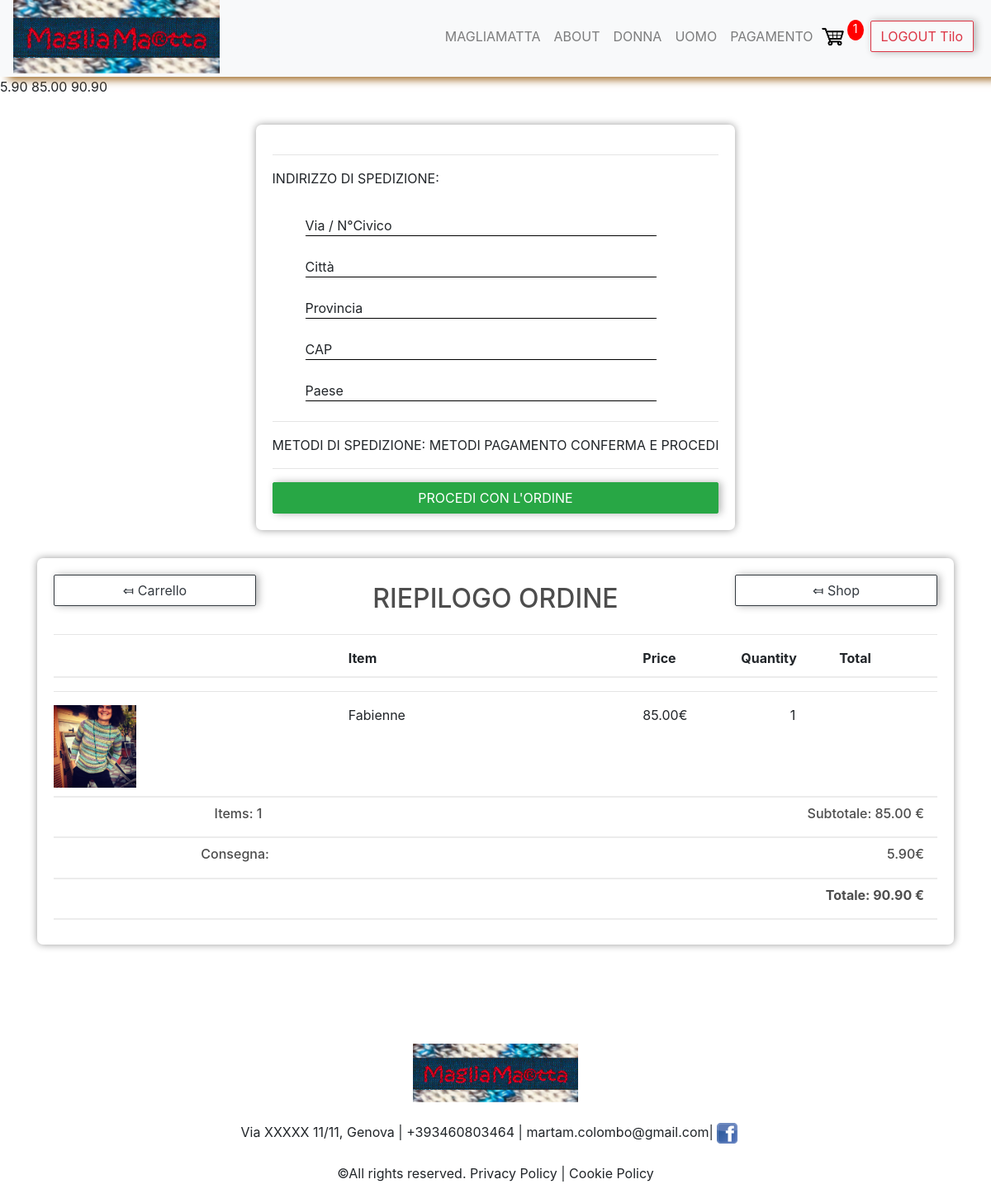
Screenshot of /checkout/ (signed in) with the database file from the repository.
### main/models.py (models this page shows, shortened)
class Order(models.Model):
    customer = models.ForeignKey(Customer, on_delete=models.SET_NULL, null=True, blank=True)
    date_ordered = models.DateTimeField(auto_now_add=True)
    complete = models.BooleanField(default=False)
    transaction_id = models.CharField(max_length=100, null=True)
    def __str__(self):
        return str(self.id)
    @property
    def get_cart_total(self):
        orderitems = self.orderitem_set.all()
        total = sum([item.get_total for item in orderitems])
        return total
    @property
    def get_cart_items(self):
        orderitems = self.orderitem_set.all()
        total = sum([item.quantity for item in orderitems])
        return total
    @property
    def shipping(self):
        shipping = False
        orderitems = self.orderitem_set.all()
        for i in orderitems:
            if i.product.digital == False:
                shipping = True
        return shipping

class OrderItem(models.Model):
    product = models.ForeignKey(Product, on_delete=models.SET_NULL, null=True)
    order = models.ForeignKey(Order, on_delete=models.SET_NULL, null=True)
    quantity = models.IntegerField(default=0,null=True, blank=True)
    date_added = models.DateTimeField(auto_now_add=True, null=True)
    def __str__(self):
        return self.product.title
    @property
    def get_total(self):
        if self.product.discount_price > 0:
            total = self.product.discount_price*self.quantity
        else:
            total = self.product.price*self.quantity
        return total

class Product(models.Model):
    CHOICESCAT = (
        ('tshirt', 'T-Shirt'),
        ('pullover', "Pullover"),
        ('dress', 'Dress'),
    )
    SIZETYPES = models.TextChoices('Size', 'S S/M M M/L L')
    GENDER = models.TextChoices('Gender', 'WOMEN MEN')
    active = models.BooleanField()
    date = models.DateField(auto_now_add=True)
    NEW_Flag = models.BooleanField(default=False)
    gender = models.CharField(choices=GENDER.choices, max_length=5)
    size = models.CharField(choices=SIZETYPES.choices, max_length=4)
    category = models.CharField(max_length=150, null=False, choices=CHOICESCAT)
    title = models.CharField(max_length=150)
    description = models.CharField(max_length=350)
    text = models.TextField(blank=True)
    price = models.DecimalField(decimal_places=2, max_digits=7)
    discount_price = models.DecimalField(decimal_places=2, max_digits=7, default=0.00)
    discount_Flag = models.BooleanField()
    image = models.ImageField(upload_to='media/')
    stock = models.IntegerField(default=1, null=True, blank=True)
    digital = models.BooleanField(default=False)
    url = models.URLField(blank=True)
    @property #Errorhandling    in Case ther eis no image file
    def imageURL(self):
        try:
            url = self.image.url
        except:
            url =''
        return url

### main/views.py (the view, shortened to what this page needs)
# urls.py: path('checkout/', views.checkout, name="checkout"),
def checkout(request):
    data = cartData(request)   #function in utils.py
    cartItems = data['cartItems']
    order = data['order']
    items = data['items']
    print('ORDER def checkout:', order)
    print('data def checkout:', data)
    if request.user.is_authenticated:
        if order.shipping == True:  #user logged in
            db = sqlite3.connect('db.sqlite3')
            cursor = db.cursor()
            cursor.execute("SELECT * FROM main_shippingcost")
            for id, service, costs in cursor:
                costsdec = Decimal(costs)
                shippingcost = round(costsdec, 2)
            cursor.close()
            gct = order.get_cart_total
            totalwshipping = shippingcost + gct
    context = {'items': items, 'order': order,'cartItems':cartItems,
               'shippingcost': shippingcost, 'totalwshipping': totalwshipping}
    return render(request, 'main/checkout.html', context)

### main/utils.py (called while the page is built)
def cartData(request):
    if request.user.is_authenticated:
        customer = request.user.customer
        order, created = Order.objects.get_or_create(customer=customer, complete=False)
        items = order.orderitem_set.all()
        cartItems = order.get_cart_items
    else:
        cookieData = cookieCart(request)   #function in utils.py
        cartItems = cookieData['cartItems']
        order = cookieData['order']
        items = cookieData['items']
    return {'cartItems': cartItems, 'order': order, 'items': items}

### main/templates/main/checkout.html (shortened to what this page needs)
{% extends 'base.html' %}
{% load static %}
{% block content %}
<link rel="stylesheet" type="text/css" href="{% static 'main/css/main.css' %}">
{{shippingcost}}
{{order.get_cart_total}}
{{totalwshipping}}
<br>
<br>
<div class="container" style=" justify-content: center;">
    <div class="row">
        <div class="col-lg-12" style="display: flex; justify-content: center;">
            <div class="box-element" id="form-wrapper">
                <form id="form">
                    <div id="shipping-info">
                        <hr>
                        <p>INDIRIZZO DI SPEDIZIONE:</p>
                        <ul style="list-style-type:none;  text-align: center">
                            <li>
                                <div style="text-align: center" class="formani">
                                    <input  type="text" name="address" autocomplete="off" required >
                                    <label  for="address" class="label-name">
                                         <span class="content-name left">Via / N°Civico</span>
                                    </label>
                                </div>
                            </li>
                            <li>
                                <div style="text-align: center" class="formani">
                                    <input  type="text" name="city" autocomplete="off" required >
                                    <label  for="city" class="label-name">
                                        <span class="content-name left">Città</span>
                                    </label>
                                </div>
                            </li>
                            <li>
                                <div style="text-align: center" class="formani">
                                    <input  type="text" name="state" autocomplete="off" required >
                                    <label  for="state" class="label-name">
                                        <span class="content-name left">Provincia</span>
                                    </label>
                                </div>
                            </li>
                            <li>
                                <div style="text-align: center" class="formani">
                                    <input  type="text" name="zipcode" autocomplete="off" required >
                                    <label  for="zipcode" class="label-name">
                                        <span class="content-name left">CAP</span>
                                    </label>
                                </div>
                            </li>
                            <li>
                                <div style="text-align: center" class="formani">
                                    <input  type="text" name="country" autocomplete="off" required >
                                    <label  for="country" class="label-name">
                                        <span class="content-name left">Paese</span>
                                    </label>
                                </div>
                            </li>
                        </ul>
                    </div>
                    <hr>
                    <p>METODI DI SPEDIZIONE:   METODI PAGAMENTO     CONFERMA E PROCEDI</p>
                    <hr>
                    <input id="form-button" class="btn btn-success btn-block" type="submit" value="PROCEDI CON L'ORDINE">
                </form>
            </div>
        </div>
    </div>
</div>
<br>
<div class="container">
    <div class="row">
        <div class="col-lg-12">
            <div class="box-element">
                <div class="row">
                    <div class="col-lg-3">
                        <a  class="btn btn-outline-dark btn-block" href="{% url 'main:cart' %}">&#10502; Carrello</a>
                    </div>
                    <div class="col-lg-6">
                        <h2 style="text-align:center;">RIEPILOGO ORDINE</h2>
                    </div>
                    <div class="col-lg-3">
                        <a style="" class="btn btn-outline-dark btn-block"
                           href="{% url 'main:home' %}">&#10502; Shop</a>
                    </div>
                </div>
                <hr>
                <div class="cart-row">
                    <div style="flex:3"></div>
                    <div style="flex:3"><strong>Item</strong></div>
                    <div style="flex:1"><strong>Price</strong></div>
                    <div style="flex:1"><strong>Quantity</strong></div>
                    <div style="flex:1"><strong>Total</strong></div>
                </div>
                <hr>
                {% for item in items %}
                <div class="cart-row">
                    <div style="flex:2"><img class="row-image" src="{{item.product.imageURL}}"></div>
                    <div style="flex:2"><p>{{item.product.title}}</p></div>
                    <div style="flex:1"><p>
                        {% if item.product.discount_price %}
                            {{ item.product.discount_price }}€
                        {% else  %}
                            {{ item.product.price }}€
                        {% endif %}</p></div>
                    <div style="flex:1"><p>{{ item.quantity }}</p></div>
                </div>
                {% endfor %}
                <div class="cart-row">
                    <div style="flex:1"></div>
                    <div style="flex:1"></div>
                    <div style="flex:2"><h6>Items: {{ order.get_cart_items }}</h6></div>
                    <div style="flex:1"></div>
                    <div style="flex:1"></div>
                    <div style="flex:5"><h6 style="text-align:right; " class="pr-3">Subtotale: {{ order.get_cart_total }} €</h6></div>
                </div>
                <div class="cart-row">
                    <div style="flex:1"></div>
                    <div style="flex:1"></div>
                    <div style="flex:1"><h6>Consegna:</h6></div>
                    <div style="flex:1"></div>
                    <div style="flex:1"><h6></h6></div>
                    <div style="flex:7"><h6 style="text-align:right; " class="pr-3">{{shippingcost}}€   </h6></div>
                </div>
                <div class="cart-row">
                    <div style="flex:1"></div>
                    <div style="flex:1"></div>
                    <div style="flex:2"></div>
                    <div style="flex:1"></div>
                    <div style="flex:1"></div>
                    <div style="flex:5"><h6 style="text-align:right; " class="pr-3"><strong>Totale: {{ totalwshipping }} €</strong></h6></div>
                </div>
            </div>
        </div>
    </div>
</div>
{% endblock %}

### main/templates/base.html (shortened to what this page needs)
{% load static %}
<!doctype html>
<head>
    <link rel="stylesheet" href="https://cdn.jsdelivr.net/npm/bootstrap@4.5.3/dist/css/bootstrap.min.css"
>
    <link rel="stylesheet" type="text/css" href="{% static 'main/css/main.css' %}">
</head>
<body>
<nav  class="navbar sticky-top navbar-expand-lg navbar-light bg-light scrolling-navbar pt-0 pb-1 "
      style ="box-shadow:hsl(34, 76%, 34%) 10px 3px 10px;">
    <a href="/admin">
        <img src="{% static 'main/magliamatta.png' %}" width="250 " height="90"  class="d-inline-block align-top pb-0">
    </a>
    <div class="collapse navbar-collapse flex-row-reverse" id="navbarNavDropdown">
        <ul class="navbar-nav" style="padding-left:7px; padding-right:5px;">
            <div class="container pr-0">
                <li class="nav-item ">
                    <a class="nav-link" href="/">MAGLIAMATTA</a>
                </li>
                <li class="nav-item">
                    <a class="nav-link"  href="/about">ABOUT</a>
                </li>
                <li class="nav-item">
                    <a class="nav-link"  href="/#donne">DONNA</a>
                </li>
                <li class="nav-item">
                    <a class="nav-link"  href="/#uomini">UOMO</a>
                </li>
                <li class="nav-item">
                    <a class="nav-link"  href="/checkout">PAGAMENTO</a>
                </li>
                <div class="form-inline my-2 my-lg-0 pr-2">
                    <a href="/cart">
                        <img id="cart-icon" src="{% static 'main/images/cartblack.png'%}" alt="Cart" class="pl-0 ml-0">
                    </a>
                    <p id="cart-total">{{cartItems}}</p>
                </div>
                <li>
                    {% if user.username %}
                        <a href="/logout" class="btn btn-outline-danger " > LOGOUT
                            {% if user.first_name %}
                                {{request.user.first_name}}
                            {% else %}
                                {{request.user}}
                            {% endif %}
                        </a>
                    {% endif %}
                </li>
            </div>
        </ul>
    </div>
</nav>
{% block content %}
{% endblock %}
<br/>
<br/>
<br/><br/>
<br/>
</body>
<footer>
    <div class="container-fluid footer text-center">
        <img src="{% static 'main/magliamatta.png' %} " width="200">
        <br/>
        <br/>
        <a> Via XXXXX 11/11, Genova </a>|
        <a> +393460803464 </a>|
        <a> martam.colombo@gmail.com</a>|
        <a href="https://www.facebook.com/MagliaMatta/" target="_blank">
            <img id="facebook-icon" src="{% static 'main/facebook.png'%}"
                 alt="Facebook" class="pl-0 ml-0"></a>
        <br/>
        <br/>
        <a>©All rights reserved. Privacy Policy </a>|<a> Cookie Policy</a>
        <br>
    </div>
    <br>
</footer>

### main/static/main/css/main.css (style rules this page uses)
body { background-color: white ; height: 60vh; justify-content: space-around; align-items: center; flex-direction: column; }
h1,h2,h3,h4,h5,h6 { color:hsl(0, 0%, 30%); }
.box-element { box-shadow:hsl(0, 0%, 60%) 0 0 10px; background-color: #fff; border-radius: 7px; border: 200px; padding: 20px; }
#cart-icon { width:33px; display: inline-block; margin-left: 15px; }
#facebook-icon { width:25px; display: inline-block; margin-left: 15px; margin-right: 15px; }
#cart-total { display: block; text-align: center; color:#fff; background-color: red; width: 20px; height: 25px; border-radius: 50%; font-size: 14px; }
.col-lg-4, .col-lg-6, .col-lg-8, .col-lg-12 { margin-top: 10px; }
.btn { border-radius: 2px; box-shadow:hsl(0, 0%, 70%) 3px 0px 10px; }
.row-image { width: 100px; }
.cart-row { display: flex; align-items: flex-stretch; padding-bottom: 10px; margin-bottom: 10px; border-bottom: 2px solid #ececec; }
img { max-width: 100%; height: auto; }
.nav-link { padding-left: 5px; padding-right: 5px; }
* { box-sizing: border-box }
.formani { width:85%; position:relative; height:50px; background-color: blue; overflow: hidden; border-style: none ; }
.formani input { width:100%; height:50px; color: #595f6e ; padding-top:10px; border: none; outline: none; }
.formani label { position: absolute; bottom: 0px; left: 0%; width:100%; height:100%; pointer-events: none; border-style: none; border-bottom: 1px solid black; }
.formani label::after { content: ""; position: absolute; bottom: -1px; left: 0px; width:100%; height:100%; border-bottom: 2px solid #b58240 ; transform: translateX(-100%); transition: transform .5s ease; }
.content-name { position: absolute; bottom: 0px; left: 0px; transition: all 0.5s ease; }

### rows the page displays
Order: get_cart_total "85.00", get_cart_items "1"
OrderItem: product.imageURL (picture), product "Fabienne", product.price "85.00", quantity "1"

### other values shown
{{ cartItems }} "1"
{{ request.user.first_name }} "Tilo"
{{ shippingcost }} "5.90"
{{ totalwshipping }} "90.90"
